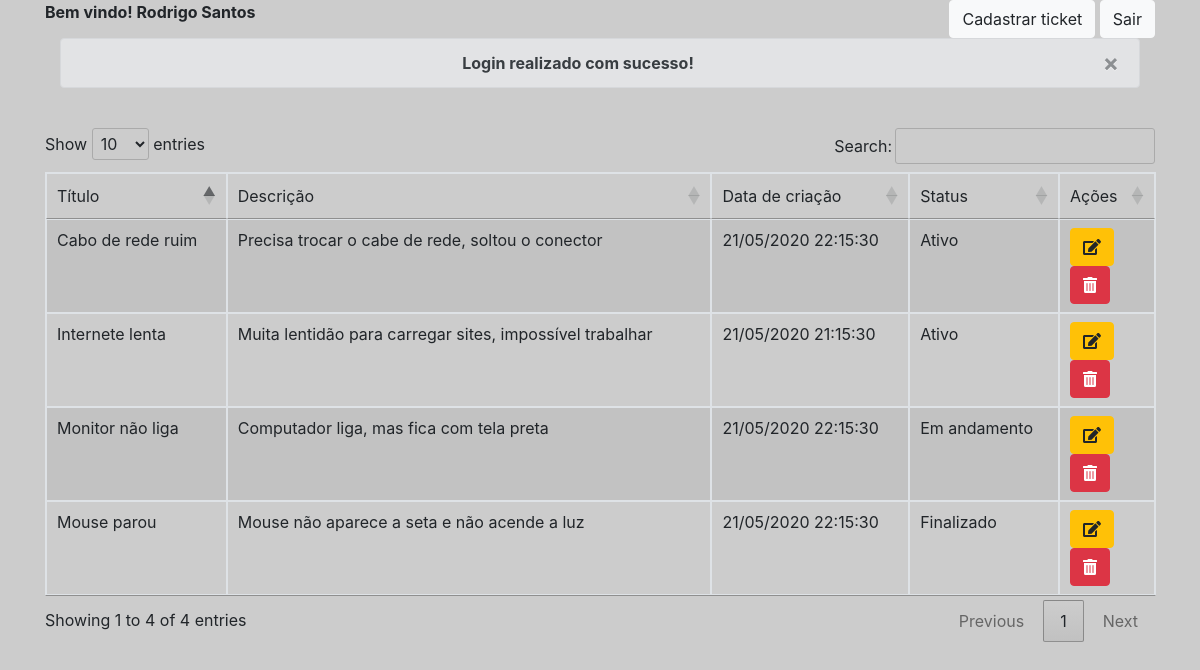
/ (signed in), run on the app's committed database.
### tables this page shows
CREATE TABLE IF NOT EXISTS `tickets` (
  `id` int(11) NOT NULL AUTO_INCREMENT,
  `titulo` varchar(50) NOT NULL DEFAULT '',
  `descricao` varchar(500) NOT NULL DEFAULT '',
  `data_cadastro` datetime NOT NULL DEFAULT current_timestamp(),
  `status` int(11) NOT NULL DEFAULT 1,
  PRIMARY KEY (`id`)
);

CREATE TABLE IF NOT EXISTS `status_tickets` (
  `id` int(11) NOT NULL AUTO_INCREMENT,
  `descricao` varchar(50) NOT NULL DEFAULT '0',
  PRIMARY KEY (`id`)
);

### src/Conexao.php (called while the page is built, shortened)
<?php
    class Conexao
    {
        protected static $db;
        private static $db_type = 'mysql';
        private static $db_hostname = 'localhost';
        private static $db_name = 'tickets';
        private static $db_user = 'root';
        private static $db_password = '';
        function __construct(){
            try {
                self::$db = new \PDO(
                    self::$db_type . ":host=" .
                    self::$db_hostname . ";dbname=" .
                    self::$db_name,
                    self::$db_user,
                    self::$db_password
                );
                self::$db->setAttribute(\PDO::ATTR_ERRMODE, \PDO::ERRMODE_EXCEPTION);
                self::$db->setAttribute(\PDO::ATTR_PERSISTENT, FALSE);
                self::$db->setAttribute(\PDO::MYSQL_ATTR_INIT_COMMAND, "SET NAMES utf-8");
                self::$db->setAttribute(\PDO::ATTR_EMULATE_PREPARES, false);
                self::$db->exec("SET NAMES utf8");
            } catch (PDOException $e) {
                die($e->getMessage());
            }
        }
        public static function connection(){
            return self::$db;
        }
    }

### src/Ticket.php (called while the page is built, shortened)
<?php
    class Ticket
    {
        private static $pdo;
        static function selectAll()
        {
            try {
                self::$pdo = Conexao::connection();
                (String) $sql = "SELECT a.id, a.titulo, a.descricao, a.data_cadastro, b.descricao as descricaoStatus
                FROM tickets as a
                LEFT JOIN status_tickets as b ON b.id = a.status
                WHERE status != 4";
                $stmt = self::$pdo->prepare($sql);
                $stmt->execute();
                $rs = $stmt->fetchAll(\PDO::FETCH_ASSOC);
                return $rs;
            } catch (PDOException $ex) {
                throw $ex;
            }
        }
        static function selectStatus()
        {
            try {
                self::$pdo = Conexao::connection();
                (String) $sql = "SELECT * FROM status_tickets";
                $stmt = self::$pdo->prepare($sql);
                $stmt->execute();
                $rs = $stmt->fetchAll(\PDO::FETCH_ASSOC);
                return $rs;
            } catch (PDOException $ex) {
                throw $ex;
            }
        }
    }

### inc/tickets.php (the view, shortened to what this page needs)
<?php
    $tickets = Ticket::selectAll();
?>
<table id="table-tickets" class="table table-striped table-bordered">
    <thead>
        <tr>
            <td>Título</td>
            <td>Descrição</td>
            <td>Data de criação</td>
            <td>Status</td>
            <?php if(!empty($_SESSION['login'])): ?>
                <td>Ações</td>
            <?php endif;?>
        </tr>
    </thead>
    <tbody>
        <?php foreach($tickets as $ticket):?>
        <tr>
            <td><?= $ticket['titulo']?></td>
            <td><?= $ticket['descricao']?></td>
            <td><?= date("d/m/Y H:i:s", strtotime($ticket['data_cadastro']))?></td>
            <td><?= $ticket['descricaoStatus']?></td>
            <?php if(!empty($_SESSION['login'])): ?>
                <td>
                    <button class="btn btn-warning" data-toggle="modal" data-target="#modalEditTicket" onclick="editarTicket('<?= base64_encode($ticket['id'])?>')">
                        <i class="fas fa-edit"></i>
                    </button>
                    <button class="btn btn-danger" data-toggle="modal" data-target="#modalDelTicket" onclick="deleteTicket('<?= base64_encode($ticket['id'])?>')">
                        <i class="fas fa-trash-alt"></i>
                    </button>
                </td>
            <?php endif;?>
        </tr>
        <?php endforeach;?>
    </tbody>
</table>

### index.php (shortened to what this page needs)
<!doctype html>
<html lang="en">
<head>
    <link rel="stylesheet" href="https://stackpath.bootstrapcdn.com/bootstrap/4.5.0/css/bootstrap.min.css">
    <link href="//cdn.datatables.net/1.10.21/css/jquery.dataTables.min.css" rel="stylesheet"/>
</head>
<body>
    <div class="container">
        <div class="row">
            <div class="col-md-12">
                <div class="row">
                    <div class="col-md-12">
                        <div class="row">
                        <?php if(!empty($_SESSION['login'])): ?>
                            <div class="col-md-4">
                                <b>Bem vindo! <?= $_SESSION['nome']?> </b>
                            </div>
                            <div class="col-md-8 text-right">
                                <a href="#" class="btn btn-light" data-toggle="modal" data-target="#modalNewTicket">Cadastrar ticket</a>
                                <a href="./inc/logout.php" class="btn btn-light">Sair</a>
                            </div>
                        <?php endif;?>
                        </div>
                    </div>
                    <div id="msg" class="col-md-12 text-center">
                        <?php
                            if(!empty($_SESSION['msg'])):
                        ?>
                        <div class="col-md-12 text-center">
                            <div class="alert alert-secondary alert-dismissible fade show" role="alert">
                                <strong> <?= $_SESSION['msg'] ?></strong>
                                <button type="button" class="close" data-dismiss="alert" aria-label="Close">
                                    <span aria-hidden="true">×</span>
                                </button>
                            </div>
                        </div>
                        <?php
                            endif;
                        ?>
                    </div>
                    <?php if(!empty($_SESSION['login'])): ?>
                    <div class="col-md-12 mt-4 table-responsive" id="lista_tickets">
                        <?php
                            include('./inc/tickets.php');
                        ?>
                    </div>
                    <?php endif;?>
                </div>
            </div>
        </div>
    </div>
</body>
</html>

### index.php (style rules this page uses)
body { background-color: #ccc; }

### data on the page
tickets: titulo "Cabo de rede ruim", descricao "Precisa trocar o cabe de rede, soltou o conector", data_cadastro "21/05/2020 22:15:30", status_tickets.descricao "Ativo"
tickets: titulo "Monitor não liga", descricao "Computador liga, mas fica com tela preta", data_cadastro "21/05/2020 22:15:30", status_tickets.descricao "Em andamento"
tickets: titulo "Mouse parou", descricao "Mouse não aparece a seta e não acende a luz", data_cadastro "21/05/2020 22:15:30", status_tickets.descricao "Finalizado"
tickets: titulo "Internete lenta", descricao "Muita lentidão para carregar sites, impossível trabalhar", data_cadastro "21/05/2020 21:15:30", status_tickets.descricao "Ativo"

### other printed values
$_SESSION['nome'] "Rodrigo Santos"
$_SESSION['msg'] "Login realizado com sucesso!"
